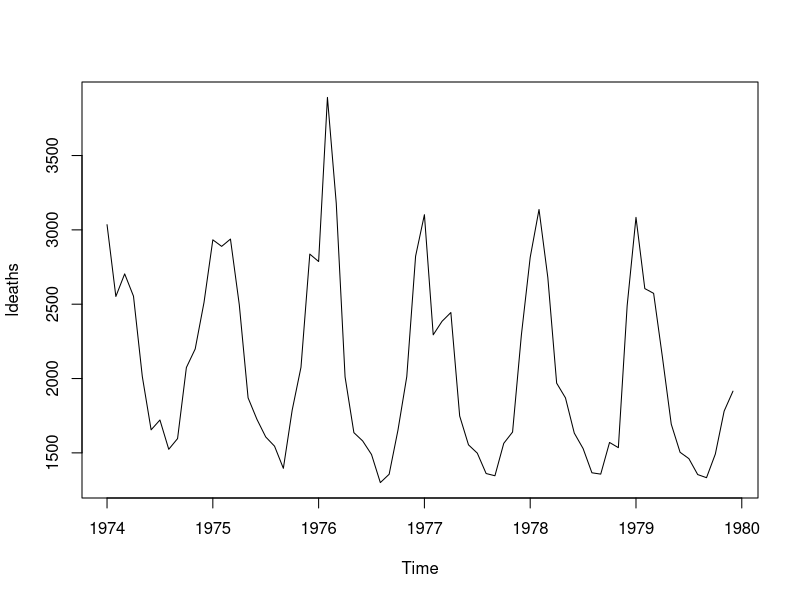

Generate this figure with R:
# Ejemplo de la sesión 7

iris
dim(iris)
head(iris)

summary(iris)
iris[,"Petal.Width" > 1 ]

datasets::ldeaths
plot(ldeaths)

